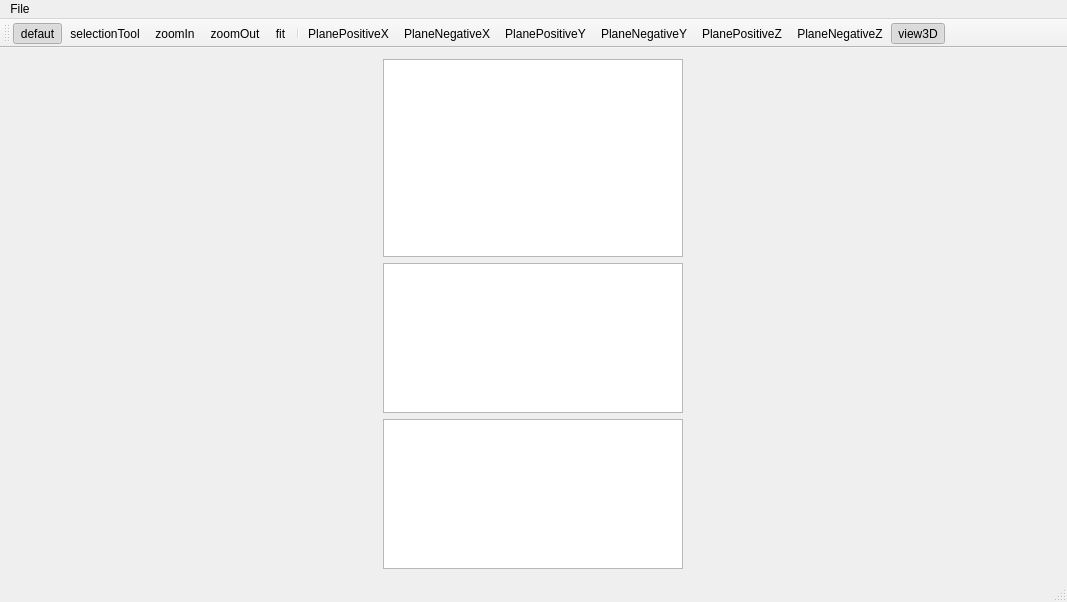
<?xml version="1.0" encoding="UTF-8"?>
<ui version="4.0">
 <class>MainWindow</class>
 <widget class="QMainWindow" name="MainWindow">
  <property name="enabled">
   <bool>true</bool>
  </property>
  <property name="geometry">
   <rect>
    <x>0</x>
    <y>0</y>
    <width>1067</width>
    <height>602</height>
   </rect>
  </property>
  <property name="windowTitle">
   <string>MainWindow</string>
  </property>
  <widget class="QWidget" name="centralWidget">
   <layout class="QHBoxLayout" name="horizontalLayout" stretch="1,1,0">
    <item>
     <layout class="QHBoxLayout" name="main2DHorizontalLayout"/>
    </item>
    <item>
     <layout class="QHBoxLayout" name="main3DHorizontalLayout"/>
    </item>
    <item>
     <layout class="QVBoxLayout" name="sizeVerticalLayout" stretch="0,0,0">
      <item>
       <widget class="QTreeView" name="sceneTreeView">
        <property name="sizePolicy">
         <sizepolicy hsizetype="Fixed" vsizetype="Expanding">
          <horstretch>0</horstretch>
          <verstretch>0</verstretch>
         </sizepolicy>
        </property>
        <property name="minimumSize">
         <size>
          <width>300</width>
          <height>0</height>
         </size>
        </property>
        <property name="maximumSize">
         <size>
          <width>200</width>
          <height>16777215</height>
         </size>
        </property>
        <property name="locale">
         <locale language="C" country="AnyCountry"/>
        </property>
       </widget>
      </item>
      <item>
       <widget class="QTextEdit" name="itemPropTextEdit">
        <property name="sizePolicy">
         <sizepolicy hsizetype="Fixed" vsizetype="Fixed">
          <horstretch>0</horstretch>
          <verstretch>0</verstretch>
         </sizepolicy>
        </property>
        <property name="minimumSize">
         <size>
          <width>300</width>
          <height>0</height>
         </size>
        </property>
        <property name="maximumSize">
         <size>
          <width>200</width>
          <height>150</height>
         </size>
        </property>
        <property name="locale">
         <locale language="C" country="AnyCountry"/>
        </property>
       </widget>
      </item>
      <item>
       <widget class="QListWidget" name="listWidget">
        <property name="enabled">
         <bool>true</bool>
        </property>
        <property name="sizePolicy">
         <sizepolicy hsizetype="Fixed" vsizetype="Fixed">
          <horstretch>0</horstretch>
          <verstretch>0</verstretch>
         </sizepolicy>
        </property>
        <property name="minimumSize">
         <size>
          <width>300</width>
          <height>0</height>
         </size>
        </property>
        <property name="maximumSize">
         <size>
          <width>200</width>
          <height>150</height>
         </size>
        </property>
        <property name="selectionMode">
         <enum>QAbstractItemView::NoSelection</enum>
        </property>
       </widget>
      </item>
     </layout>
    </item>
   </layout>
  </widget>
  <widget class="QMenuBar" name="menuBar">
   <property name="geometry">
    <rect>
     <x>0</x>
     <y>0</y>
     <width>1067</width>
     <height>20</height>
    </rect>
   </property>
   <property name="locale">
    <locale language="C" country="AnyCountry"/>
   </property>
   <widget class="QMenu" name="menuFile">
    <property name="title">
     <string>File</string>
    </property>
    <widget class="QMenu" name="menuImport">
     <property name="title">
      <string>Import</string>
     </property>
     <addaction name="actionTriangular2DMesh"/>
     <addaction name="actionTriangular3DMesh"/>
     <addaction name="actionQuad2DMesh"/>
     <addaction name="actionQuad3DMesh"/>
    </widget>
    <addaction name="menuImport"/>
   </widget>
   <addaction name="menuFile"/>
  </widget>
  <widget class="QStatusBar" name="statusBar">
   <property name="locale">
    <locale language="C" country="AnyCountry"/>
   </property>
  </widget>
  <widget class="QToolBar" name="toolBar">
   <property name="sizePolicy">
    <sizepolicy hsizetype="Preferred" vsizetype="Fixed">
     <horstretch>0</horstretch>
     <verstretch>0</verstretch>
    </sizepolicy>
   </property>
   <property name="windowTitle">
    <string>toolBar</string>
   </property>
   <property name="layoutDirection">
    <enum>Qt::LeftToRight</enum>
   </property>
   <property name="locale">
    <locale language="C" country="AnyCountry"/>
   </property>
   <attribute name="toolBarArea">
    <enum>TopToolBarArea</enum>
   </attribute>
   <attribute name="toolBarBreak">
    <bool>false</bool>
   </attribute>
   <addaction name="actionDefault"/>
   <addaction name="actionSelectionTool"/>
   <addaction name="actionZoomIn"/>
   <addaction name="actionZoomOut"/>
   <addaction name="actionFit"/>
   <addaction name="separator"/>
   <addaction name="actionPlanePositiveX"/>
   <addaction name="actionPlaneNegativeX"/>
   <addaction name="actionPlanePositiveY"/>
   <addaction name="actionPlaneNegativeY"/>
   <addaction name="actionPlanePositiveZ"/>
   <addaction name="actionPlaneNegativeZ"/>
   <addaction name="actionView3D"/>
  </widget>
  <action name="actionSelectionTool">
   <property name="checkable">
    <bool>true</bool>
   </property>
   <property name="icon">
    <iconset resource="resources/resources.qrc">
     <normaloff>:/img/selection.png</normaloff>:/img/selection.png</iconset>
   </property>
   <property name="text">
    <string>selectionTool</string>
   </property>
   <property name="toolTip">
    <string>selects items in the scene</string>
   </property>
  </action>
  <action name="actionDefault">
   <property name="checkable">
    <bool>true</bool>
   </property>
   <property name="checked">
    <bool>true</bool>
   </property>
   <property name="icon">
    <iconset resource="resources/resources.qrc">
     <normaloff>:/img/cursor.png</normaloff>:/img/cursor.png</iconset>
   </property>
   <property name="text">
    <string>defaut</string>
   </property>
  </action>
  <action name="actionZoomIn">
   <property name="icon">
    <iconset resource="resources/resources.qrc">
     <normaloff>:/img/ZoomIn.png</normaloff>:/img/ZoomIn.png</iconset>
   </property>
   <property name="text">
    <string>zoomIn</string>
   </property>
  </action>
  <action name="actionZoomOut">
   <property name="icon">
    <iconset resource="resources/resources.qrc">
     <normaloff>:/img/ZoomOut.png</normaloff>:/img/ZoomOut.png</iconset>
   </property>
   <property name="text">
    <string>zoomOut</string>
   </property>
  </action>
  <action name="actionFit">
   <property name="icon">
    <iconset resource="resources/resources.qrc">
     <normaloff>:/img/fit.png</normaloff>:/img/fit.png</iconset>
   </property>
   <property name="text">
    <string>fit</string>
   </property>
   <property name="toolTip">
    <string>Fits the whole scene into view</string>
   </property>
  </action>
  <action name="actionTriangular2DMesh">
   <property name="text">
    <string>Triangular2DMesh</string>
   </property>
  </action>
  <action name="actionTriangular3DMesh">
   <property name="text">
    <string>Triangular3DMesh</string>
   </property>
  </action>
  <action name="actionQuad2DMesh">
   <property name="text">
    <string>Quad2DMesh</string>
   </property>
  </action>
  <action name="actionQuad3DMesh">
   <property name="text">
    <string>Quad3DMesh</string>
   </property>
  </action>
  <action name="actionPlaneNegativeX">
   <property name="checkable">
    <bool>false</bool>
   </property>
   <property name="icon">
    <iconset resource="resources/resources.qrc">
     <normaloff>:/img/-x_coordenate.png</normaloff>:/img/-x_coordenate.png</iconset>
   </property>
   <property name="text">
    <string>PlaneNegativeX</string>
   </property>
   <property name="toolTip">
    <string>Change view to plane -X</string>
   </property>
   <property name="menuRole">
    <enum>QAction::TextHeuristicRole</enum>
   </property>
  </action>
  <action name="actionPlanePositiveZ">
   <property name="checkable">
    <bool>false</bool>
   </property>
   <property name="icon">
    <iconset resource="resources/resources.qrc">
     <normaloff>:/img/-z_coordenate.png</normaloff>:/img/-z_coordenate.png</iconset>
   </property>
   <property name="text">
    <string>PlanePositiveZ</string>
   </property>
   <property name="toolTip">
    <string>Change view to plane +Z</string>
   </property>
  </action>
  <action name="actionView3D">
   <property name="checkable">
    <bool>true</bool>
   </property>
   <property name="checked">
    <bool>true</bool>
   </property>
   <property name="icon">
    <iconset resource="resources/resources.qrc">
     <normaloff>:/img/3d.png</normaloff>:/img/3d.png</iconset>
   </property>
   <property name="text">
    <string>view3D</string>
   </property>
   <property name="toolTip">
    <string>Change view to 3D</string>
   </property>
  </action>
  <action name="actionPlanePositiveX">
   <property name="checkable">
    <bool>false</bool>
   </property>
   <property name="icon">
    <iconset resource="resources/resources.qrc">
     <normaloff>:/img/+x_coordenate.png</normaloff>:/img/+x_coordenate.png</iconset>
   </property>
   <property name="text">
    <string>PlanePositiveX</string>
   </property>
   <property name="toolTip">
    <string>Change view to plane +X</string>
   </property>
  </action>
  <action name="actionPlanePositiveY">
   <property name="checkable">
    <bool>false</bool>
   </property>
   <property name="icon">
    <iconset resource="resources/resources.qrc">
     <normaloff>:/img/+y_coordenate.png</normaloff>:/img/+y_coordenate.png</iconset>
   </property>
   <property name="text">
    <string>PlanePositiveY</string>
   </property>
   <property name="toolTip">
    <string>Change view to plane +Y</string>
   </property>
  </action>
  <action name="actionPlaneNegativeY">
   <property name="checkable">
    <bool>false</bool>
   </property>
   <property name="icon">
    <iconset resource="resources/resources.qrc">
     <normaloff>:/img/-y_coordenate.png</normaloff>:/img/-y_coordenate.png</iconset>
   </property>
   <property name="text">
    <string>PlaneNegativeY</string>
   </property>
   <property name="toolTip">
    <string>Change view to plane -Y</string>
   </property>
  </action>
  <action name="actionPlaneNegativeZ">
   <property name="checkable">
    <bool>false</bool>
   </property>
   <property name="icon">
    <iconset resource="resources/resources.qrc">
     <normaloff>:/img/+z_coordenate.png</normaloff>:/img/+z_coordenate.png</iconset>
   </property>
   <property name="text">
    <string>PlaneNegativeZ</string>
   </property>
   <property name="toolTip">
    <string>Change view to plane -Z</string>
   </property>
  </action>
 </widget>
 <layoutdefault spacing="6" margin="11"/>
 <resources>
  <include location="resources/resources.qrc"/>
 </resources>
 <connections/>
</ui>
